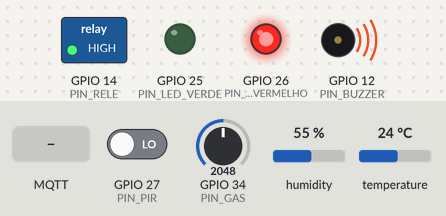
Bench run of a program on a simulated ESP32. Parts: switched loads named in the program (green lamp = pin HIGH), output pins drawn as LEDs (lit = HIGH), buzzer (waves = sounding). The test bench sets the inputs (shaded band); at power-on: GPIO 34 (PIN_GAS) = 2048, GPIO 27 (PIN_PIR) LOW, humidity 55 %, temperature 24 °C. WiFi joins after 1.5 s; servers stay silent unless stated; no MQTT or app messages arrive unless stated; what the program prints to the serial monitor is not drawn.

Above: at 2.7 s.
2.8 s: GPIO 34 (PIN_GAS) set to 1543
6.3 s: GPIO 34 (PIN_GAS) set to 1409
At 7.5 s:
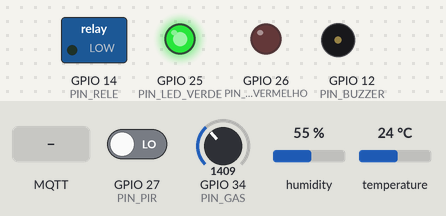
9.5 s: MQTT message "ON" arrives on the first subscribed topic
At 10.5 s:
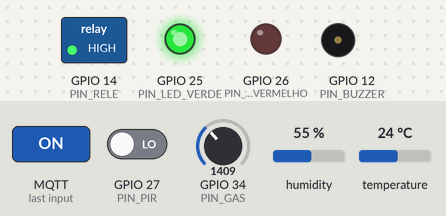
11.0 s: GPIO 27 (PIN_PIR) driven HIGH
12.6 s: GPIO 34 (PIN_GAS) set to 1596
14.1 s: GPIO 34 (PIN_GAS) set to 1686
At 14.7 s:
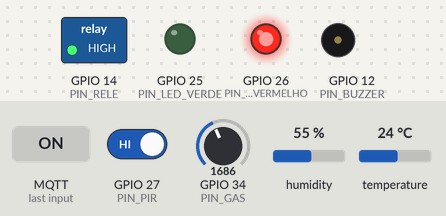
Timing chart, 0 to 18.6 s (numbered marks = the images above; inputs shaded):
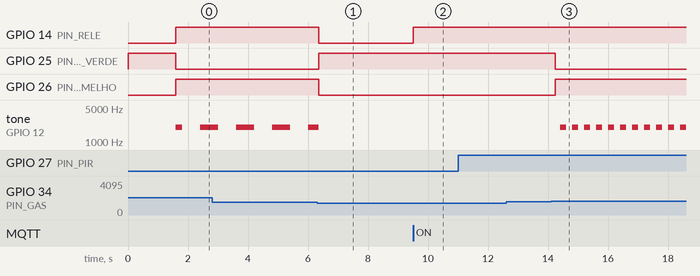

Measured:
- the behaviour switches between 1475 and 1474 on GPIO 34 (PIN_GAS) (found by bisection; images 0 and 1)
- the behaviour switches between 1637 and 1638 on GPIO 34 (PIN_GAS) (found by bisection; images 2 and 3)
- after the input at 6.3 s, GPIO 14 (PIN_RELE), GPIO 26 (PIN_LED_VERMELHO): HIGH → LOW after 0.06 s; GPIO 25 (PIN_LED_VERDE): LOW → HIGH after 0.06 s
- after the input at 9.5 s, GPIO 14 (PIN_RELE): LOW → HIGH at once
- after the input at 11.0 s, every drawn part: stays the same
- after the input at 12.6 s, every drawn part: stays the same
- after the input at 14.1 s, GPIO 25 (PIN_LED_VERDE): HIGH → LOW after 0.13 s; GPIO 26 (PIN_LED_VERMELHO): LOW → HIGH after 0.13 s; tone on GPIO 12 (PIN_BUZZER): alternates 2000 Hz for 0.20 s and silent for 0.20 s, starting after 0.30 s
- by itself, tone on GPIO 12 (PIN_BUZZER): alternates 2000 Hz for 0.60 s and silent for 0.60 s

The program:

main.cpp
```cpp
/*
 * ============================================================================
 *  SENTRY - Monitoramento crítico de ambientes sensíveis (borda + MQTT)
 *  Plataforma: ESP32 (Wokwi) | Protocolo: MQTT (PubSubClient)
 *
 *  Princípio de projeto:
 *   - A DECISÃO CRÍTICA (gás/temperatura -> alarme + exaustor) roda 100% no
 *     ESP32, a cada ciclo do loop(), ANTES de qualquer rotina de rede.
 *     Se Wi-Fi ou broker caírem, o Sentry continua protegendo o ambiente.
 *   - O MQTT serve para TELEMETRIA (publish) e COMANDOS do operador (subscribe).
 *   - Comando remoto NUNCA se sobrepõe à segurança: em PERIGO o exaustor
 *     permanece ligado mesmo que alguém envie "OFF".
 * ============================================================================
 */
#include <Arduino.h>
#include <WiFi.h>
#include <PubSubClient.h>
#include <DHT.h>

// ------------------------------- PINOS --------------------------------------
#define PIN_GAS          34   // Sensor 1: potenciômetro (simula MQ-2)  [ADC1]
#define PIN_DHT          15   // Sensor 2: DHT22 (temperatura/umidade)
#define PIN_PIR          27   // Sensor 3: PIR (presença humana)
#define PIN_BUZZER       12   // Atuador 1: buzzer (alarme sonoro)
#define PIN_RELE         14   // Atuador 2: relé (exaustor / válvula de corte)
#define PIN_LED_VERDE    25   // Atuador 3a: LED verde  = SEGURO
#define PIN_LED_VERMELHO 26   // Atuador 3b: LED vermelho = PERIGO
#define DHTTYPE          DHT22
#define BUZZER_CANAL     0    // canal LEDC usado para gerar o tom do buzzer

// ------------------------------- REDE ---------------------------------------
const char* WIFI_SSID = "Wokwi-GUEST";   // rede padrão do simulador Wokwi
const char* WIFI_PASS = "";
const char* MQTT_HOST = "broker.hivemq.com";
const uint16_t MQTT_PORT = 1883;

// ------------------- TÓPICOS MQTT (hierarquia organizada) -------------------
// sentry/<local>/<categoria>/<assunto>
// Troque "bunker01" por algo único se mais de uma dupla usar o mesmo broker.
#define BASE "sentry/bunker01"
// PUBLICADOS (ESP32 -> broker)
#define T_PUB_GAS        BASE "/sensores/gas"
#define T_PUB_TEMP       BASE "/sensores/temperatura"
#define T_PUB_PRESENCA   BASE "/sensores/presenca"
#define T_PUB_STATUS     BASE "/status/alarme"
// ASSINADOS (broker -> ESP32)
#define T_SUB_EXAUSTOR   BASE "/cmd/exaustor"   // ON | OFF | AUTO
#define T_SUB_LIMIAR     BASE "/cmd/limiar"     // número inteiro 100..900 (ppm)
#define T_SUB_ALARME     BASE "/cmd/alarme"     // SILENCIAR | ATIVAR

// ---------------------------- PARÂMETROS DE SEGURANÇA -----------------------
int   limiarGas        = 400;     // ppm - ajustável via MQTT (cmd/limiar)
const float TEMP_LIMITE = 50.0;   // °C  - risco de ignição
const float HISTERESE   = 0.90;   // só volta a "SEGURO" abaixo de 90% do limiar
const float TEMP_HIST   = 2.0;    // °C de histerese para a temperatura

// ------------------------------- ESTADO -------------------------------------
enum ModoExaustor { EX_AUTO, EX_ON, EX_OFF };
ModoExaustor modoExaustor = EX_AUTO;

int   gasPpm       = 0;
float temperatura  = 25.0;
float umidade      = 50.0;
bool  presenca     = false;
bool  perigo       = false;        // estado de emergência (decidido na borda)
bool  buzzerSilenciado = false;    // operador reconheceu o alarme
bool  releLigado   = false;
bool  buzzerSoando = false;
const char* origemMudanca = "borda"; // quem causou a última mudança de estado

WiFiClient   wifiClient;
PubSubClient mqtt(wifiClient);
DHT          dht(PIN_DHT, DHTTYPE);

unsigned long tLeituraGas = 0, tLeituraDht = 0, tTelemetria = 0;
unsigned long tSerial = 0, tTentativaMqtt = 0, tTentativaWifi = 0;

// ------------------------------ UTILITÁRIOS ---------------------------------
const char* nomeModo() {
  return modoExaustor == EX_ON ? "ON" : (modoExaustor == EX_OFF ? "OFF" : "AUTO");
}

// Publica somente se o broker estiver acessível (a borda nunca fica esperando)
void publica(const char* topico, const char* payload, bool retido = false) {
  if (!mqtt.connected()) return;
  mqtt.publish(topico, payload, retido);
  Serial.printf("[MQTT] -> %s : %s\n", topico, payload);
}

void publicaStatus() {
  char buf[220];
  snprintf(buf, sizeof(buf),
    "{\"estado\":\"%s\",\"gas_ppm\":%d,\"limiar\":%d,\"exaustor\":%s,"
    "\"buzzer\":%s,\"modo_exaustor\":\"%s\",\"origem\":\"%s\"}",
    perigo ? "PERIGO" : "SEGURO", gasPpm, limiarGas,
    releLigado ? "true" : "false", buzzerSoando ? "true" : "false",
    nomeModo(), origemMudanca);
  publica(T_PUB_STATUS, buf, true);   // retido: quem conectar depois vê o estado atual
}

void publicaTelemetria() {
  char buf[96];
  snprintf(buf, sizeof(buf), "{\"ppm\":%d}", gasPpm);
  publica(T_PUB_GAS, buf);
  snprintf(buf, sizeof(buf), "{\"temp_c\":%.1f,\"umid_pct\":%.1f}", temperatura, umidade);
  publica(T_PUB_TEMP, buf);
  snprintf(buf, sizeof(buf), "{\"presenca\":%s}", presenca ? "true" : "false");
  publica(T_PUB_PRESENCA, buf);
}

// Lê o "sensor de gás" (média de 8 amostras) e converte 0..4095 -> 0..1000 ppm
int lerGasPpm() {
  long soma = 0;
  for (int i = 0; i < 8; i++) soma += analogRead(PIN_GAS);
  return map(soma / 8, 0, 4095, 0, 1000);
}

// ============================================================================
//  >>> DECISÃO NA BORDA (R5) <<<
//  Roda a cada ciclo do loop(), usa só variáveis locais (sensores) e aciona os
//  atuadores diretamente. NÃO consulta Wi-Fi nem broker.
// ============================================================================
void controleBorda() {
  bool gasAlto   = gasPpm >= limiarGas;
  bool tempAlta  = temperatura >= TEMP_LIMITE;
  bool gasOk     = gasPpm < (int)(limiarGas * HISTERESE);
  bool tempOk    = temperatura < (TEMP_LIMITE - TEMP_HIST);

  bool novoPerigo = perigo;
  if (!perigo && (gasAlto || tempAlta)) novoPerigo = true;       // entra em PERIGO
  else if (perigo && gasOk && tempOk)   novoPerigo = false;      // volta a SEGURO

  if (novoPerigo != perigo) {                    // houve transição de estado
    perigo = novoPerigo;
    origemMudanca = "borda";
    if (!perigo) buzzerSilenciado = false;       // rearma o alarme para a próxima vez
    if (perigo) {
      Serial.printf("[BORDA] PERIGO! gas=%d ppm (limiar %d) temp=%.1fC -> "
                    "exaustor LIGADO + alarme ACIONADO | DECISAO LOCAL (broker %s)\n",
                    gasPpm, limiarGas, temperatura,
                    mqtt.connected() ? "online" : "OFFLINE");
    } else {
      Serial.printf("[BORDA] Ambiente SEGURO: gas=%d ppm temp=%.1fC -> "
                    "alarme desligado | DECISAO LOCAL\n", gasPpm, temperatura);
    }
    // (a atualização do relé/LEDs/buzzer abaixo acontece no MESMO ciclo)
  }

  // --- Atuador 2: relé do exaustor (segurança tem prioridade sobre comando) ---
  releLigado = perigo || (modoExaustor == EX_ON);
  digitalWrite(PIN_RELE, releLigado ? HIGH : LOW);

  // --- Atuador 3: LEDs de estado ---
  digitalWrite(PIN_LED_VERMELHO, perigo ? HIGH : LOW);
  digitalWrite(PIN_LED_VERDE,    perigo ? LOW  : HIGH);

  // --- Atuador 1: buzzer. PIR muda o padrão: com pessoas na zona, bipa mais rápido ---
  bool soar = false;
  if (perigo && !buzzerSilenciado) {
    unsigned long periodo = presenca ? 200 : 600;           // ms
    soar = ((millis() / periodo) % 2) == 0;                 // liga/desliga intermitente
  }
  if (soar != buzzerSoando) {
    buzzerSoando = soar;
    ledcWriteTone(BUZZER_CANAL, soar ? 2000 : 0);
  }
}

// ============================================================================
//  >>> DECISÃO VIA MQTT (R6) <<<
//  Chamado pela biblioteca sempre que chega mensagem em um tópico ASSINADO.
// ============================================================================
void callback(char* topico, byte* payload, unsigned int tamanho) {
  char msg[32];
  unsigned int n = tamanho < sizeof(msg) - 1 ? tamanho : sizeof(msg) - 1;
  memcpy(msg, payload, n);
  msg[n] = '\0';
  String valor = String(msg);
  valor.trim();
  valor.toUpperCase();
  String t = String(topico);

  Serial.printf("[MQTT] <- %s : %s\n", topico, valor.c_str());

  if (t == T_SUB_EXAUSTOR) {                         // comando do exaustor
    if (valor == "ON")        { modoExaustor = EX_ON;   Serial.println("[CMD] Exaustor FORCADO LIGADO (remoto)"); }
    else if (valor == "OFF")  {
      modoExaustor = EX_OFF;
      if (perigo) Serial.println("[CMD] OFF registrado, mas PERIGO ativo: exaustor segue LIGADO (prioridade da borda)");
      else        Serial.println("[CMD] Exaustor DESLIGADO (remoto)");
    }
    else if (valor == "AUTO") { modoExaustor = EX_AUTO; Serial.println("[CMD] Exaustor em modo AUTOMATICO"); }
    else { Serial.println("[CMD] Valor invalido para exaustor (use ON|OFF|AUTO)"); return; }
  }
  else if (t == T_SUB_LIMIAR) {                      // ajuste de limiar de gás
    int v = valor.toInt();
    if (v >= 100 && v <= 900) {
      limiarGas = v;
      Serial.printf("[CMD] Novo limiar de gas: %d ppm\n", limiarGas);
    } else {
      Serial.println("[CMD] Limiar fora da faixa 100..900 - ignorado");
      return;
    }
  }
  else if (t == T_SUB_ALARME) {                      // reconhecimento do alarme
    if (valor == "SILENCIAR") {
      buzzerSilenciado = true;
      Serial.println("[CMD] Buzzer SILENCIADO (LED vermelho e exaustor continuam)");
    } else if (valor == "ATIVAR") {
      buzzerSilenciado = false;
      Serial.println("[CMD] Buzzer REATIVADO");
    } else { Serial.println("[CMD] Valor invalido para alarme (use SILENCIAR|ATIVAR)"); return; }
  }

  origemMudanca = "mqtt";
  controleBorda();      // aplica o efeito imediatamente nos atuadores
  publicaStatus();      // confirma o novo estado para o operador
}

// ------------------------------ CONEXÕES ------------------------------------
void conectaWiFi() {
  WiFi.mode(WIFI_STA);
  WiFi.begin(WIFI_SSID, WIFI_PASS);
  Serial.print("[WIFI] Conectando");
  unsigned long t0 = millis();
  while (WiFi.status() != WL_CONNECTED && millis() - t0 < 10000) {  // no máx. 10 s
    delay(250);
    Serial.print(".");
  }
  if (WiFi.status() == WL_CONNECTED)
    Serial.printf("\n[WIFI] Conectado! IP: %s\n", WiFi.localIP().toString().c_str());
  else
    Serial.println("\n[WIFI] Sem Wi-Fi - Sentry segue operando em modo AUTONOMO (borda)");
}

void conectaMqtt() {
  String id = "sentry-" + String((uint32_t)ESP.getEfuseMac(), HEX);
  Serial.printf("[MQTT] Conectando a %s:%u ...\n", MQTT_HOST, MQTT_PORT);
  if (mqtt.connect(id.c_str())) {
    Serial.println("[MQTT] Conectado ao broker!");
    mqtt.subscribe(T_SUB_EXAUSTOR); Serial.println("[MQTT] Assinado: " T_SUB_EXAUSTOR);
    mqtt.subscribe(T_SUB_LIMIAR);   Serial.println("[MQTT] Assinado: " T_SUB_LIMIAR);
    mqtt.subscribe(T_SUB_ALARME);   Serial.println("[MQTT] Assinado: " T_SUB_ALARME);
    publicaStatus();
  } else {
    Serial.printf("[MQTT] Falha (rc=%d). Nova tentativa em 5 s (borda segue ativa)\n", mqtt.state());
  }
}

// Reconexão SEM bloquear a lógica crítica: tenta no máximo a cada 5 s
void gerenciaRede() {
  unsigned long agora = millis();
  if (WiFi.status() != WL_CONNECTED) {
    if (agora - tTentativaWifi > 5000) { tTentativaWifi = agora; WiFi.reconnect(); }
    return;
  }
  if (!mqtt.connected()) {
    if (agora - tTentativaMqtt > 5000) { tTentativaMqtt = agora; conectaMqtt(); }
  } else {
    mqtt.loop();   // processa mensagens recebidas -> callback()
  }
}

// -------------------------------- SETUP -------------------------------------
void setup() {
  Serial.begin(115200);
  Serial.println("\n=== SENTRY - Monitoramento critico (borda + MQTT) ===");

  pinMode(PIN_PIR, INPUT);
  pinMode(PIN_RELE, OUTPUT);
  pinMode(PIN_LED_VERDE, OUTPUT);
  pinMode(PIN_LED_VERMELHO, OUTPUT);
  ledcSetup(BUZZER_CANAL, 2000, 8);
  ledcAttachPin(PIN_BUZZER, BUZZER_CANAL);
  ledcWriteTone(BUZZER_CANAL, 0);
  digitalWrite(PIN_RELE, LOW);
  digitalWrite(PIN_LED_VERDE, HIGH);

  dht.begin();
  gasPpm = lerGasPpm();

  conectaWiFi();
  mqtt.setServer(MQTT_HOST, MQTT_PORT);
  mqtt.setCallback(callback);
  mqtt.setBufferSize(512);
  mqtt.setSocketTimeout(2);   // evita bloquear o loop por muito tempo
  if (WiFi.status() == WL_CONNECTED) conectaMqtt();
}

// --------------------------------- LOOP -------------------------------------
void loop() {
  unsigned long agora = millis();

  // 1) LEITURA DOS SENSORES (sempre, independente da rede)
  if (agora - tLeituraGas >= 200) {
    tLeituraGas = agora;
    gasPpm = lerGasPpm();
    bool p = digitalRead(PIN_PIR) == HIGH;
    if (p != presenca) {
      presenca = p;
      Serial.printf("[PIR] Presenca %s\n", presenca ? "DETECTADA" : "ausente");
      char b[40];
      snprintf(b, sizeof(b), "{\"presenca\":%s}", presenca ? "true" : "false");
      publica(T_PUB_PRESENCA, b);
    }
  }
  if (agora - tLeituraDht >= 2000) {              // DHT22: mínimo 2 s entre leituras
    tLeituraDht = agora;
    float t = dht.readTemperature(), h = dht.readHumidity();
    if (!isnan(t)) temperatura = t;
    if (!isnan(h)) umidade = h;
  }

  // 2) DECISÃO LOCAL (R5) - prioridade máxima
  bool estadoAntes = perigo;
  controleBorda();
  if (perigo != estadoAntes) publicaStatus();     // avisa o broker SE houver conexão

  // 3) REDE: reconexão não bloqueante + recebimento de comandos
  gerenciaRede();

  // 4) TELEMETRIA a cada 3 s
  if (agora - tTelemetria >= 3000) {
    tTelemetria = agora;
    publicaTelemetria();
  }

  // 5) LOG SERIAL a cada 2 s
  if (agora - tSerial >= 2000) {
    tSerial = agora;
    Serial.printf("[LEITURA] gas=%d ppm | temp=%.1fC | umid=%.0f%% | presenca=%d | "
                  "estado=%s | exaustor=%s(modo %s) | broker=%s\n",
                  gasPpm, temperatura, umidade, presenca, perigo ? "PERIGO" : "SEGURO",
                  releLigado ? "ON" : "OFF", nomeModo(),
                  mqtt.connected() ? "online" : "OFFLINE");
  }
  delay(10);
}
```
